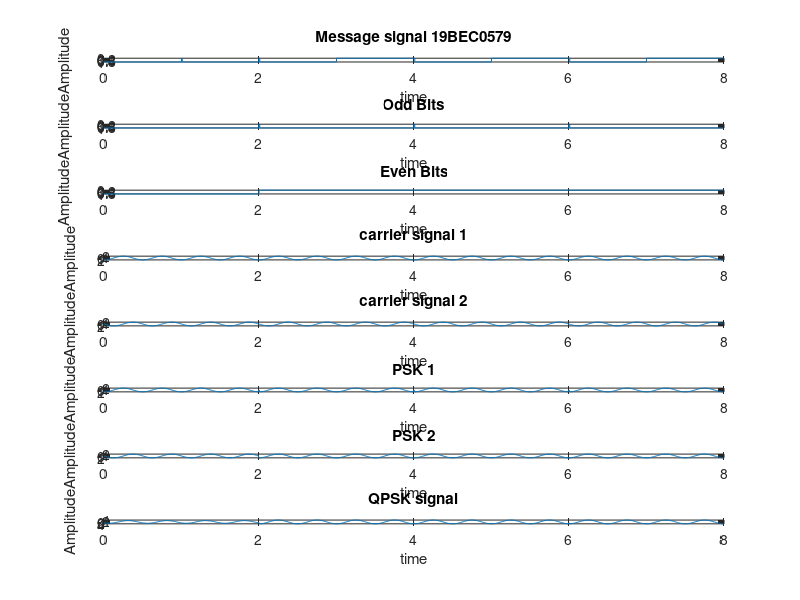

The MATLAB source for this figure:
clc;
clear all;
b=[1 1 1 0 1 0 1 0];
odd= [1 1 1 1];
t=0:0.01:length(b)-0.01;
bb=[];
j=1;
for i=1:length(t)
    if t(i)<j
        bb(i)=b(j);
    else
        j=j+1;
    end
end
bb1=[] % bb is b(t)
j=2;
k=1;
for i=1:length(t)
    if t(i)<j
        bb1(i)=odd(k);
    else
        j=j+2;
        k=k+1;
    end
end
subplot(8,1,1);
stairs(t,bb);
title('Message signal 19BEC0579');
xlabel('time')
ylabel('Amplitude');
subplot(8,1,2);
stairs(t,bb1);
title('Odd Bits');
xlabel('time')
ylabel('Amplitude');
% carrier signals
c1=2*cos(2*pi*2*t);
c2=2*sin(2*pi*2*t);
subplot(8,1,4);
plot(t,c1);
title('carrier signal 1')
xlabel('time')
ylabel('Amplitude');
subplot(8,1,5);
plot(t,c2);
title('carrier signal 2');
xlabel('time')
ylabel('Amplitude');
PSK1=[]%
for i= 1:length(bb1)
    if bb1(i)==1
        PSK1(i)=c1(i);
    else
        PSK1(i)=c2(i);
    end
end
even=[1 0 0 0];
bb2=[];
j=2;
k=1;
for i=1:length(t)
    if t(i)<j
        bb2(i)=even(k);
    else
        j=j+2;
        k=k+1;
    end
end
subplot(8,1,3);
stairs(t,bb2);
title('Even Bits');
xlabel('time')
ylabel('Amplitude');
subplot(8,1,6);
plot(t,PSK1);
title('PSK 1');
xlabel('time')
ylabel('Amplitude');
PSK2=[];
for i= 1:length(bb2)
    if bb2(i)==1
        PSK2(i)=c2(i);
    else
        PSK2(i)=c1(i);
    end
end
subplot(8,1,7);
plot(t,PSK2);
title('PSK 2');
xlabel('time')
ylabel('Amplitude');
    QPSK = PSK1+PSK2;
subplot(8,1,8);
plot(t,QPSK);
title('QPSK signal')
xlabel('time')
ylabel('Amplitude');